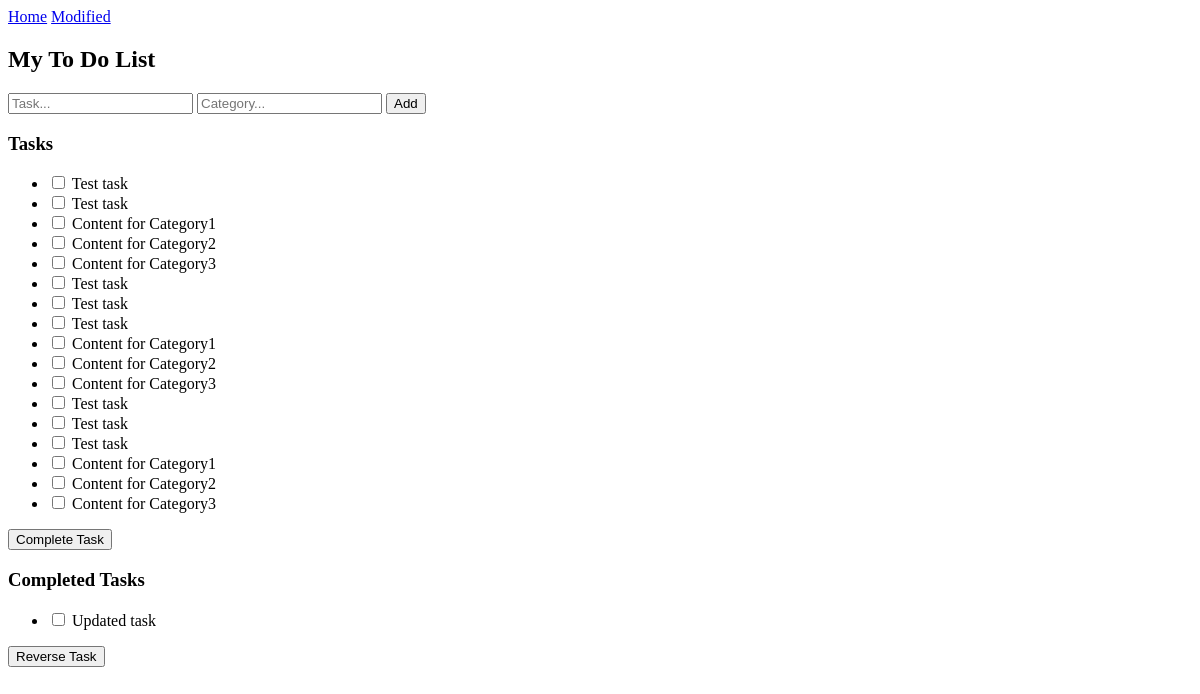
The page / on the database its author committed.
### app.py (models this page shows, shortened)
class Todo(db.Model):
    id = db.Column(db.Integer, primary_key=True)
    content = db.Column(db.String(200), nullable=False)
    completed = db.Column(db.Boolean, default=False)
    categories = db.Column(db.String(200), nullable=False)
    date_created = db.Column(db.DateTime, default=datetime.utcnow)

### app.py (the view)
@app.route("/")
def home():
    tasks = Todo.query.all()
    return render_template("base.html", tasks = tasks)

### templates/base.html (shortened to what this page needs)
<!DOCTYPE html>
<html lang="en">
<head>
    <nav>
                <a href="/">Home</a>
                <a href="/modified">Modified</a>
</nav>
    <link rel="stylesheet" href="{{ url_for('static', filename='style.css') }}">
</head>
<body>
    {% block content %}
    <div>
        <h2>My To Do List</h2>
        <form id ="MyForm" method="POST" action="/tasks">
            <input type="text" name="content" placeholder="Task..." required>
            <input type="text" name="categories" placeholder="Category..." required>
            <button type="submit" class="addBtn">Add</button>
        </form>
    </div>
    <div class="header">
        <h3>Tasks</h3>
    </div>
    <form method="POST" action="/update_tasks">
        <ul class="list_clean">
            {% for task in tasks %}
            {% if not task.completed %}
            <li>
                <input type="checkbox" id="task_{{ task.id }}" name="task_ids" value="{{ task.id }}">
                <label for="task_{{ task.id }}">{{ task.content }}</label>
            </li>
            {% endif %}
            {% endfor %}
        </ul>
        <button type="submit" class="updateBtn">Complete Task</button>
    </form>
    <h3>Completed Tasks</h3>
    <form method="POST" action="/update_tasks">
    <ul class="list_clean">
        {% for task in tasks %}
        {% if task.completed %}
        <li>
            <input type="checkbox" id="task_{{ task.id }}" name="task_ids" value="{{ task.id }}">
            <label for="task_{{ task.id }}">{{ task.content }}</label>
        </li>
        {% endif %}
        {% endfor %}
    </ul>
    <button type="submit" class="updateBtn">Reverse Task</button>
    </form>
    {% endblock %}
</body>
</html>

### rows shown on the page
Todo: content "Test task"
Todo: content "Test task"
Todo: content "Content for Category1"
Todo: content "Content for Category2"
Todo: content "Content for Category3"
Todo: content "Test task"
Todo: content "Test task"
Todo: content "Test task"
Todo: content "Content for Category1"
Todo: content "Content for Category2"
Todo: content "Content for Category3"
Todo: content "Test task"
Todo: content "Test task"
Todo: content "Test task"
Todo: content "Content for Category1"
Todo: content "Content for Category2"
Todo: content "Content for Category3"
Todo: content "Updated task"
